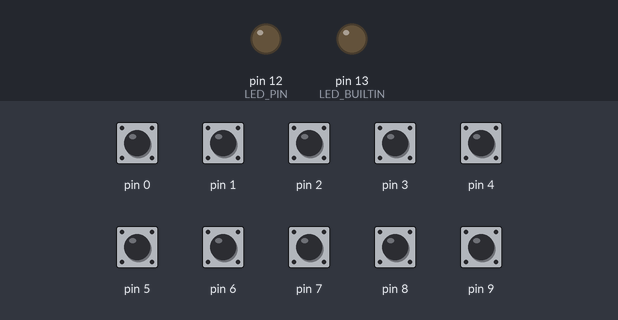
Recording of a sketch running on a simulated Teensy 4. On the bench: output pins drawn as LEDs (lit = HIGH). The test bench sets the inputs (shaded band); at power-on: pin 0–9 HIGH.

Above: at 1.2 s.
1.3 s: pin 0 pulled LOW for 0.15 s
At 1.38 s:
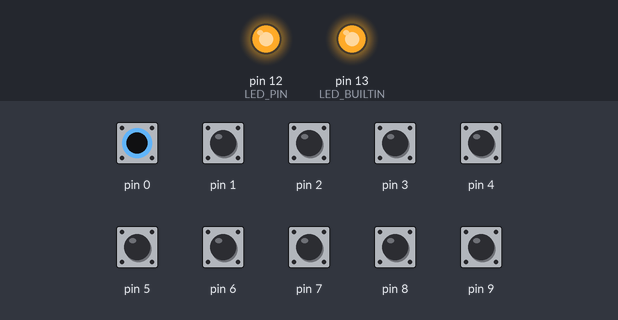
Timing chart, 0 to 4.3 s (numbered marks = the images above; inputs shaded):
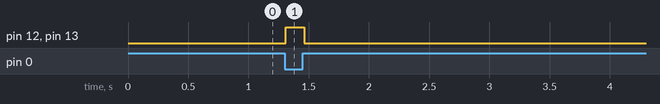

Measured:
- after the input at 1.3 s, pin 12 (LED_PIN), pin 13 (LED_BUILTIN): LOW → HIGH at once, → LOW 0.15 s later

The sketch:

ZKeys.ino
```cpp
/*
 * USB Keyboard using Teensy
 *   - Select USB Type as Keyboard
 *   - Media keys
 *
 *   R1: |<<    >||    >>|
 *   R2: Mute   V+     V-
 *
 *   Press V+ & V- at the same time toggles Media key mode
 *     Mode 1 (Default): Linux Neteast shortcut
 *     Mode 0: Default media keys
 *
 * Author: Zihan Chen
 * Date: March 07, 2019
 */

#include <Bounce2.h>

#define LED_PIN 12

struct BounceButton {
  Bounce btn;
  unsigned long fellTime;
  unsigned long roseTime;
};

// Create Bounce objects for each button.
BounceButton buttons [10];
bool isMedia = false;

void checkKeyPress(Bounce& b, int key)
{
  if (b.fell()) {
    Keyboard.press(key);
    digitalWrite(LED_BUILTIN, HIGH);
    digitalWrite(LED_PIN, HIGH);
  } else if (b.rose()) {
    Keyboard.release(key);
    digitalWrite(LED_BUILTIN, LOW);
    digitalWrite(LED_PIN, LOW);
  }
}

void checkKeyPressModifier(Bounce& b, int key, int mod)
{
  if (b.fell()) {
    Keyboard.set_modifier(mod);
    Keyboard.set_key1(key);
    Keyboard.send_now();
    digitalWrite(LED_BUILTIN, HIGH);
    digitalWrite(LED_PIN, HIGH);
  } else if (b.rose()) {
    Keyboard.set_modifier(0);
    Keyboard.set_key1(0);
    Keyboard.send_now();
    digitalWrite(LED_BUILTIN, LOW);
    digitalWrite(LED_PIN, LOW);
  }
}

void setup() {
  for (int i = 0; i < 10; i++) {
    buttons[i].btn.attach(i, INPUT_PULLUP);
    buttons[i].fellTime = millis();
    buttons[i].roseTime = millis();
  }
  pinMode(LED_PIN, OUTPUT);
  pinMode(LED_BUILTIN, OUTPUT);
}

void loop()
{
  // Update all buttons
  for (int i = 0; i < 10; i++) {
    buttons[i].btn.update();
    if (buttons[i].btn.fell()) {buttons[i].fellTime = millis();}
    if (buttons[i].btn.rose()) {buttons[i].roseTime = millis();}
  }

  // check mode
  if ((buttons[4].btn.fell() && !buttons[5].btn.read() && (buttons[4].fellTime - buttons[5].fellTime) < 100) ||
     (buttons[5].btn.fell() && !buttons[4].btn.read() && (buttons[5].fellTime - buttons[4].fellTime) < 100)){
    isMedia = !isMedia;
    for (int i = 0; i < 2; i++) {
      digitalWrite(LED_PIN, HIGH);
      delay(50);
      digitalWrite(LED_PIN, LOW);
      delay(50);
    }
  }

  if (isMedia) {
    checkKeyPress(buttons[0].btn, KEY_MEDIA_PREV_TRACK);
    checkKeyPress(buttons[1].btn, KEY_MEDIA_PLAY_PAUSE);
    checkKeyPress(buttons[2].btn, KEY_MEDIA_NEXT_TRACK);
  } else {
    checkKeyPressModifier(buttons[0].btn, KEY_J, MODIFIERKEY_CTRL | MODIFIERKEY_ALT);
    checkKeyPressModifier(buttons[1].btn, KEY_P, MODIFIERKEY_CTRL | MODIFIERKEY_ALT);
    checkKeyPressModifier(buttons[2].btn, KEY_K, MODIFIERKEY_CTRL | MODIFIERKEY_ALT);
  }
  checkKeyPress(buttons[3].btn, KEY_MEDIA_MUTE);
  checkKeyPress(buttons[4].btn, KEY_MEDIA_VOLUME_DEC);
  checkKeyPress(buttons[5].btn, KEY_MEDIA_VOLUME_INC);
}
```
